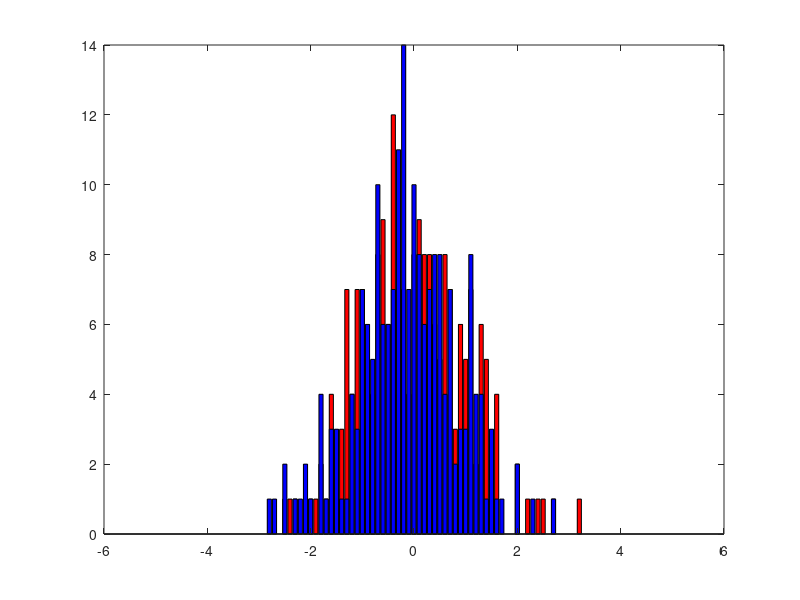

MATLAB code to generate this figure:
close all;
clear all;

x = -4:0.1:4;
y1 = randn(200,1);
[n,x] = hist(y1,x);
bar(x,n,'r');

hold on
y2 = randn(200,1);
[n,x] = hist(y2,x);
bar(x,n,'b');